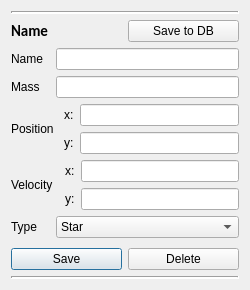
<?xml version="1.0" encoding="UTF-8"?>
<ui version="4.0">
 <class>Form</class>
 <widget class="QWidget" name="Form">
  <property name="geometry">
   <rect>
    <x>0</x>
    <y>0</y>
    <width>250</width>
    <height>290</height>
   </rect>
  </property>
  <property name="sizePolicy">
   <sizepolicy hsizetype="Minimum" vsizetype="Minimum">
    <horstretch>0</horstretch>
    <verstretch>0</verstretch>
   </sizepolicy>
  </property>
  <property name="minimumSize">
   <size>
    <width>250</width>
    <height>0</height>
   </size>
  </property>
  <property name="windowTitle">
   <string>Form</string>
  </property>
  <layout class="QHBoxLayout" name="horizontalLayout_2">
   <item>
    <layout class="QVBoxLayout" name="container">
     <item>
      <widget class="Line" name="line_2">
       <property name="lineWidth">
        <number>2</number>
       </property>
       <property name="orientation">
        <enum>Qt::Horizontal</enum>
       </property>
      </widget>
     </item>
     <item>
      <layout class="QHBoxLayout" name="title_layout">
       <item>
        <widget class="QLabel" name="title">
         <property name="sizePolicy">
          <sizepolicy hsizetype="Preferred" vsizetype="Minimum">
           <horstretch>0</horstretch>
           <verstretch>0</verstretch>
          </sizepolicy>
         </property>
         <property name="font">
          <font>
           <family>Calibri</family>
           <pointsize>11</pointsize>
           <weight>75</weight>
           <bold>true</bold>
          </font>
         </property>
         <property name="text">
          <string>Name</string>
         </property>
         <property name="alignment">
          <set>Qt::AlignLeading|Qt::AlignLeft|Qt::AlignVCenter</set>
         </property>
        </widget>
       </item>
       <item>
        <widget class="QPushButton" name="db_save">
         <property name="text">
          <string>Save to DB</string>
         </property>
        </widget>
       </item>
      </layout>
     </item>
     <item>
      <layout class="QVBoxLayout" name="input">
       <item>
        <layout class="QHBoxLayout" name="name_layout">
         <item>
          <widget class="QLabel" name="NameTitle">
           <property name="text">
            <string>Name</string>
           </property>
          </widget>
         </item>
         <item>
          <spacer name="horizontalSpacer_2">
           <property name="orientation">
            <enum>Qt::Horizontal</enum>
           </property>
           <property name="sizeType">
            <enum>QSizePolicy::Minimum</enum>
           </property>
           <property name="sizeHint" stdset="0">
            <size>
             <width>7</width>
             <height>20</height>
            </size>
           </property>
          </spacer>
         </item>
         <item>
          <widget class="QLineEdit" name="name"/>
         </item>
        </layout>
       </item>
       <item>
        <layout class="QHBoxLayout" name="mass_layout">
         <item>
          <widget class="QLabel" name="Mass">
           <property name="text">
            <string>Mass</string>
           </property>
          </widget>
         </item>
         <item>
          <spacer name="horizontalSpacer">
           <property name="orientation">
            <enum>Qt::Horizontal</enum>
           </property>
           <property name="sizeType">
            <enum>QSizePolicy::Minimum</enum>
           </property>
           <property name="sizeHint" stdset="0">
            <size>
             <width>10</width>
             <height>20</height>
            </size>
           </property>
          </spacer>
         </item>
         <item>
          <widget class="QLineEdit" name="mass"/>
         </item>
        </layout>
       </item>
       <item>
        <layout class="QHBoxLayout" name="pos_layout">
         <item>
          <widget class="QLabel" name="label">
           <property name="sizePolicy">
            <sizepolicy hsizetype="Minimum" vsizetype="Minimum">
             <horstretch>0</horstretch>
             <verstretch>0</verstretch>
            </sizepolicy>
           </property>
           <property name="text">
            <string>Position</string>
           </property>
           <property name="alignment">
            <set>Qt::AlignLeading|Qt::AlignLeft|Qt::AlignVCenter</set>
           </property>
           <property name="margin">
            <number>1</number>
           </property>
           <property name="indent">
            <number>0</number>
           </property>
          </widget>
         </item>
         <item>
          <spacer name="horizontalSpacer_3">
           <property name="orientation">
            <enum>Qt::Horizontal</enum>
           </property>
           <property name="sizeType">
            <enum>QSizePolicy::Minimum</enum>
           </property>
           <property name="sizeHint" stdset="0">
            <size>
             <width>4</width>
             <height>20</height>
            </size>
           </property>
          </spacer>
         </item>
         <item>
          <layout class="QVBoxLayout" name="verticalLayout">
           <item>
            <layout class="QHBoxLayout" name="horizontalLayout">
             <item>
              <widget class="QLabel" name="label_2">
               <property name="text">
                <string>x:</string>
               </property>
              </widget>
             </item>
             <item>
              <widget class="QLineEdit" name="posX"/>
             </item>
            </layout>
           </item>
           <item>
            <layout class="QHBoxLayout" name="horizontalLayout_5">
             <item>
              <widget class="QLabel" name="label_3">
               <property name="text">
                <string>y:</string>
               </property>
              </widget>
             </item>
             <item>
              <widget class="QLineEdit" name="posY"/>
             </item>
            </layout>
           </item>
          </layout>
         </item>
        </layout>
       </item>
       <item>
        <layout class="QHBoxLayout" name="vel_layout">
         <item>
          <widget class="QLabel" name="label_4">
           <property name="sizePolicy">
            <sizepolicy hsizetype="Minimum" vsizetype="Preferred">
             <horstretch>0</horstretch>
             <verstretch>0</verstretch>
            </sizepolicy>
           </property>
           <property name="text">
            <string>Velocity</string>
           </property>
          </widget>
         </item>
         <item>
          <spacer name="horizontalSpacer_4">
           <property name="orientation">
            <enum>Qt::Horizontal</enum>
           </property>
           <property name="sizeType">
            <enum>QSizePolicy::Minimum</enum>
           </property>
           <property name="sizeHint" stdset="0">
            <size>
             <width>6</width>
             <height>20</height>
            </size>
           </property>
          </spacer>
         </item>
         <item>
          <layout class="QVBoxLayout" name="verticalLayout_2">
           <item>
            <layout class="QHBoxLayout" name="horizontalLayout_6">
             <item>
              <widget class="QLabel" name="label_5">
               <property name="text">
                <string>x:</string>
               </property>
              </widget>
             </item>
             <item>
              <widget class="QLineEdit" name="velX"/>
             </item>
            </layout>
           </item>
           <item>
            <layout class="QHBoxLayout" name="horizontalLayout_8">
             <item>
              <widget class="QLabel" name="label_6">
               <property name="text">
                <string>y:</string>
               </property>
              </widget>
             </item>
             <item>
              <widget class="QLineEdit" name="velY"/>
             </item>
            </layout>
           </item>
          </layout>
         </item>
        </layout>
       </item>
       <item>
        <layout class="QHBoxLayout" name="horizontalLayout_9"/>
       </item>
       <item>
        <layout class="QHBoxLayout" name="type_layout">
         <item>
          <widget class="QLabel" name="label_7">
           <property name="sizePolicy">
            <sizepolicy hsizetype="Minimum" vsizetype="Preferred">
             <horstretch>0</horstretch>
             <verstretch>0</verstretch>
            </sizepolicy>
           </property>
           <property name="text">
            <string>Type</string>
           </property>
          </widget>
         </item>
         <item>
          <spacer name="horizontalSpacer_5">
           <property name="orientation">
            <enum>Qt::Horizontal</enum>
           </property>
           <property name="sizeType">
            <enum>QSizePolicy::Minimum</enum>
           </property>
           <property name="sizeHint" stdset="0">
            <size>
             <width>12</width>
             <height>20</height>
            </size>
           </property>
          </spacer>
         </item>
         <item>
          <widget class="QComboBox" name="type">
           <property name="sizePolicy">
            <sizepolicy hsizetype="Expanding" vsizetype="Fixed">
             <horstretch>0</horstretch>
             <verstretch>0</verstretch>
            </sizepolicy>
           </property>
           <item>
            <property name="text">
             <string>Star</string>
            </property>
           </item>
           <item>
            <property name="text">
             <string>Planet</string>
            </property>
           </item>
           <item>
            <property name="text">
             <string>Moon</string>
            </property>
           </item>
           <item>
            <property name="text">
             <string>Comet</string>
            </property>
           </item>
           <item>
            <property name="text">
             <string>Other</string>
            </property>
           </item>
          </widget>
         </item>
        </layout>
       </item>
      </layout>
     </item>
     <item>
      <layout class="QHBoxLayout" name="horizontalLayout_10">
       <item>
        <widget class="QPushButton" name="save">
         <property name="text">
          <string>Save</string>
         </property>
         <property name="default">
          <bool>true</bool>
         </property>
        </widget>
       </item>
       <item>
        <widget class="QPushButton" name="delete_btn">
         <property name="text">
          <string>Delete</string>
         </property>
        </widget>
       </item>
      </layout>
     </item>
     <item>
      <widget class="Line" name="line">
       <property name="frameShadow">
        <enum>QFrame::Sunken</enum>
       </property>
       <property name="lineWidth">
        <number>2</number>
       </property>
       <property name="orientation">
        <enum>Qt::Horizontal</enum>
       </property>
      </widget>
     </item>
    </layout>
   </item>
  </layout>
 </widget>
 <resources/>
 <connections>
  <connection>
   <sender>name</sender>
   <signal>textChanged(QString)</signal>
   <receiver>title</receiver>
   <slot>setText(QString)</slot>
   <hints>
    <hint type="sourcelabel">
     <x>91</x>
     <y>47</y>
    </hint>
    <hint type="destinationlabel">
     <x>35</x>
     <y>22</y>
    </hint>
   </hints>
  </connection>
 </connections>
</ui>
